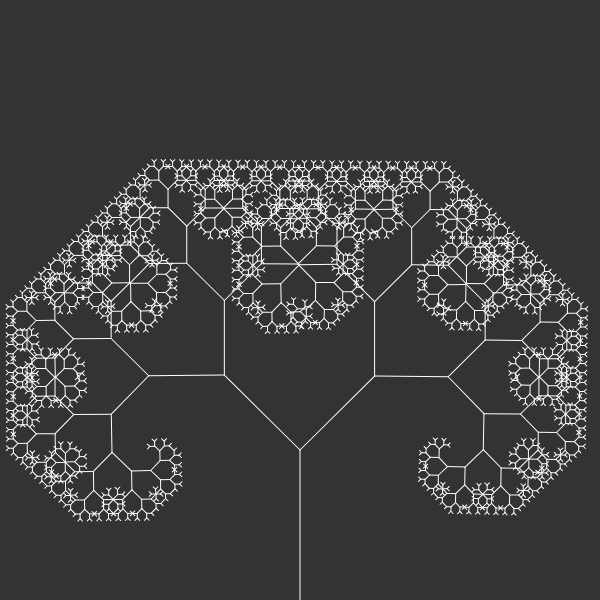
Frame 1 (no input)
Frame 60 (no input): identical to frame 1, image omitted
Frame 120 (the mouse pressed at the canvas centre since frame 60): identical to frame 1, image omitted

The p5.js sketch that drew this single still picture (run headless with seeded random() and noise() and a simulated clock; from frame 60 on, the mouse is pressed at the canvas centre):

// p5.js sketch
// ── sketch.js
// globals
var angle = 0;
var slider;

// constant
const SCREEN_SIZE = 600;

// Setup
function setup() {
  createCanvas(SCREEN_SIZE, SCREEN_SIZE);
  slider = createSlider(0, TWO_PI, PI / 4, 0.01);
}
// Draw
function draw(){
  background(51);
  angle = slider.value();
  stroke(255);
  translate(SCREEN_SIZE/2, SCREEN_SIZE);
  branch(150);
}

// Action
function branch(len) {
  line(0, 0, 0, -len);
  translate(0, -len);
  if(len > 4){
    // recursive call to right
    push();
    rotate(angle);
    branch(len * 0.7);
    pop();
    // recursive call to left
    push();
    rotate(-angle);
    branch(len * 0.71);
    pop();
  }
}
